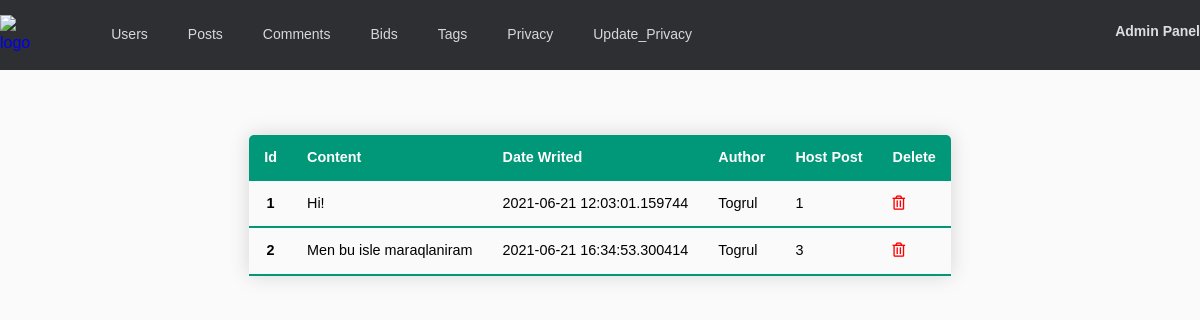
/admin/comments (signed in), run on an earlier commit of the app's database.
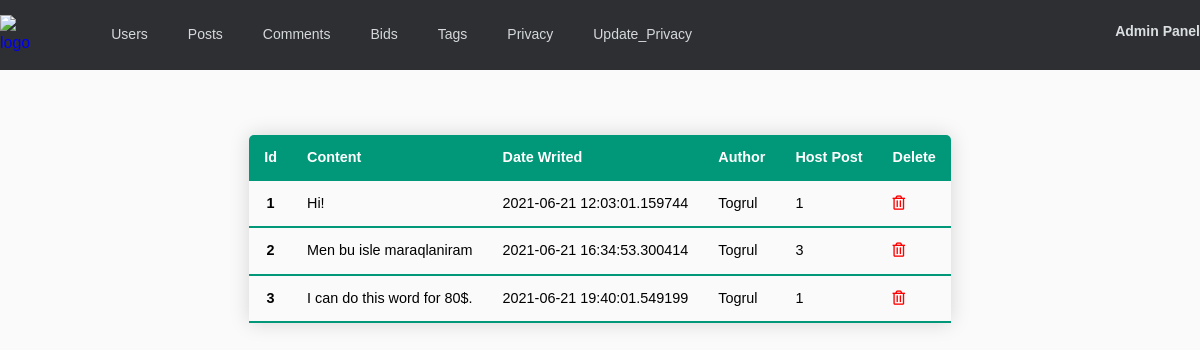
And on a later commit of the database.
### app/models.py (models this page shows, shortened)
class Comment(db.Model):
    id = db.Column(db.Integer, primary_key=True)
    date_writed = db.Column(db.DateTime, nullable=False, default=datetime.utcnow)
    content = db.Column(db.Text, nullable=False)
    user_id = db.Column(db.Integer, db.ForeignKey('user.id'), nullable=False)
    post_id = db.Column(db.Integer, db.ForeignKey('post.id'), nullable=False)

class User(db.Model, UserMixin):
    id = db.Column(db.Integer, primary_key=True)
    username = db.Column(db.String(20), unique=True, nullable=False)
    email = db.Column(db.String(120), unique=True, nullable=False)
    image_file = db.Column(db.String(20), nullable=False, default='default.jpg')
    password = db.Column(db.String(60), nullable=False)
    about_user = db.Column(db.Text)
    education = db.Column(db.Text)
    speciality = db.Column(db.String(20))
    location = db.Column(db.String(20))
    age = db.Column(db.Integer)
    experience = db.Column(db.Integer)
    hourly_rate = db.Column(db.Integer)
    job_done = db.Column(db.Integer)
    posts = db.relationship('Post', backref='author', lazy=True, cascade='all,delete')
    comments = db.relationship('Comment', backref='comment_author', lazy=True, cascade='all,delete')
    bids = db.relationship('Bid', backref='bid_owner', lazy=True, cascade='all,delete')

class Post(db.Model):
    id = db.Column(db.Integer, primary_key=True)
    title = db.Column(db.String(20), nullable=False)
    date_posted = db.Column(db.DateTime, nullable=False, default=datetime.utcnow)
    min_pay = db.Column(db.Integer, nullable=False)
    max_pay = db.Column(db.Integer)
    content = db.Column(db.Text, nullable=False)
    user_id = db.Column(db.Integer, db.ForeignKey('user.id'), nullable=False)
    tag = db.relationship('Tag', secondary='posts_tags', backref=db.backref('posts', lazy='dynamic'))
    comments = db.relationship('Comment', backref='host', lazy=True)
    bids = db.relationship('Bid', backref='bid_host', lazy=True)

### app/routes.py (the view)
@app.route('/admin/comments', methods=['GET','POST'])
@login_required
def admin_comments():
    if current_user.username == 'Togrul':
        comments = Comment.query.all()
        return render_template('admin/comments.html', comments=comments)
    else:
        abort(403)

### app/models.py (called while the page is built)
@login_manager.user_loader
def load_user(user_id):
    return User.query.get(int(user_id))

### app/templates/admin/comments.html
{% extends "admin/base.html" %}
{% block css %}
<link rel="stylesheet" href="{{ url_for('static', filename='css/base.css') }}">
{% endblock %}
{% block content %}
    <table class="content-table">
        <thead>
            <tr>
                <th scope="col">Id</th>
                <th scope="col">Content</th>
                <th scope="col">Date Writed</th>
                <th scope="col">Author</th>
                <th scope="col">Host Post</th>
                <th scope="col">Delete</th>
            </tr>
        </thead>
        {% for comment in comments %}
        <tbody>
            <tr>
                <th scope="row">{{ comment.id }}</th>
                <td>{{ comment.content }}</td>
                <td>{{comment.date_writed }}</td>
                <td>{{comment.comment_author.username }}</td>
                <td>{{comment.host.id }}</td>
                <td><a href="{{url_for('admin_delete_comment', comment_id=comment.id)}}"><i class="far fa-trash-alt" style="color: red;"></i></a></td>
            </tr>
        </tbody>
        {% endfor %}
    </table>
    {% endblock %}

What changed in the data, as far as the page shows it:
added Comment: id "3", content "I can do this word for 80$.", date_writed "2021-06-21 19:40:01.549199", comment_author.username "Togrul", host.id "1"
